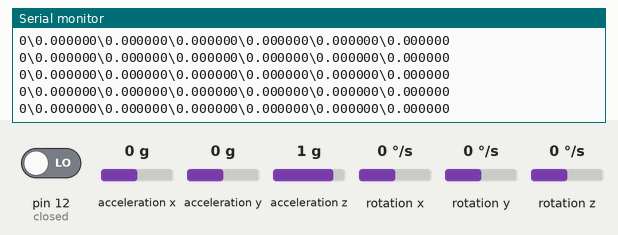
Simulated run of this sketch. Board: Arduino Uno, built with avr-gcc and run on an emulated ATmega328P. Shown: the last lines printed to the serial monitor. The test bench sets the inputs (shaded band); at power-on: rotation x 0 °/s, pin 12 (closed) LOW, rotation y 0 °/s, rotation z 0 °/s, acceleration x 0 g, acceleration y 0 g, acceleration z 1 g.

Above: at 1.2 s.
1.3 s: rotation x set to -192 °/s
At 1.49 s:
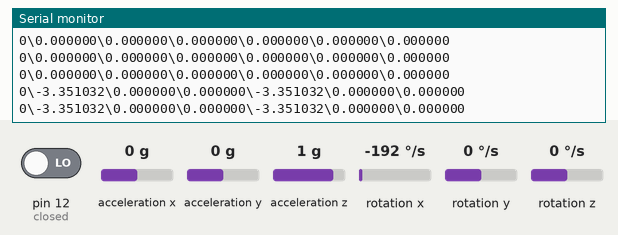
2.8 s: pin 12 (closed) driven HIGH
At 2.97 s:
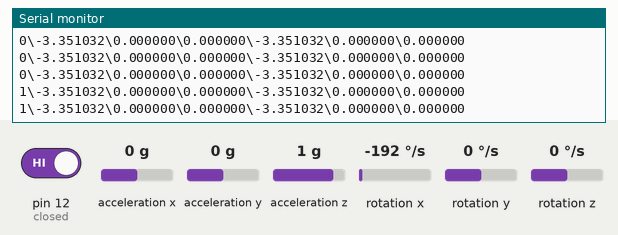
4.3 s: rotation y set to -192 °/s
At 4.33 s:
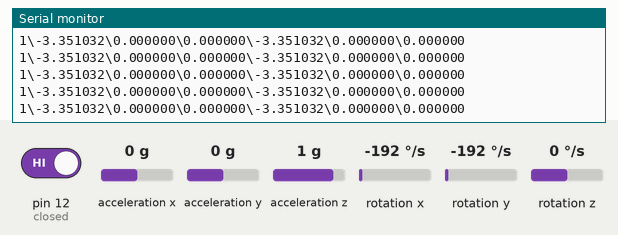
5.8 s: rotation z set to -192 °/s
At 5.81 s:
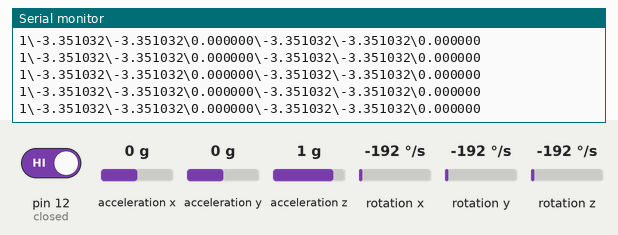
7.3 s: pin 12 (closed) driven LOW
At 7.52 s:
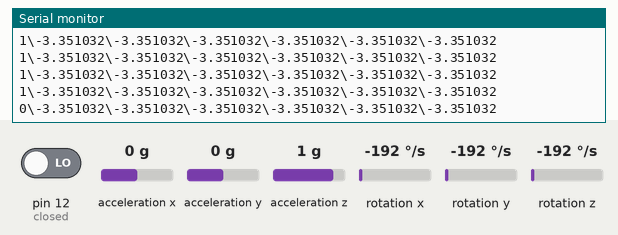

The sketch:

ArduinoDenoise.ino
```cpp
#define WIFIMODE

#include "MPU9250.h"
/*
#ifdef WIFIMODE
 #include<Uduino_Wifi.h>
  Uduino_Wifi uduino("WifiMode");

#else
  #include "Uduino.h"
  Uduino uduino("NormalMode");
#endif
*/
MPU9250 IMU1(Wire, 0x68);
MPU9250 IMU2(Wire, 0x69);
int status;
int s1, s2;
int closed = 12;

void setup() {

  Serial.begin(115200);

  pinMode(closed, INPUT);

  // check wifi name and password
  /*#ifdef WIFIMODE
    uduino.connectWifi("HaMsTeR🍆", "vava880810");
  #endif
*/
  // start communication with IMU
  status = IMU1.begin();
  s1 = status;
  status = IMU2.begin();
  s2 = status;

}

String IMUData(MPU9250 imu, int s) {

  String data = "";

  if (s > 0) { // connected
    imu.readSensor();

    data += String(imu.getGyroX_rads(), 6);
    data += "\\";
    data += String(imu.getGyroY_rads(), 6);
    data += "\\";
    data += String(imu.getGyroZ_rads(), 6);;
  }

  else {  // not connected
    data = "0\\0\\0";
  }

  return data;
}

void loop() {

  //uduino.update();

  // Combine data from 3 sensor
  String message = String(digitalRead(12)) + "\\" + IMUData(IMU1, s1) + "\\" + IMUData(IMU2, s2);
/*
  // Send to unity by com port
  #ifdef WIFIMODE
    uduino.println(message);
  #else
    Serial.println(message);
  #endif
*/Serial.println(message);
  delay(100);
}
```

Measured:
- after the input at 1.3 s, the serial monitor: prints a new line after 0.08 s (image 1)
- after the input at 2.8 s, the serial monitor: prints a new line after 0.05 s (image 2)
- after the input at 7.3 s, the serial monitor: prints a new line after 0.11 s (image 5)
